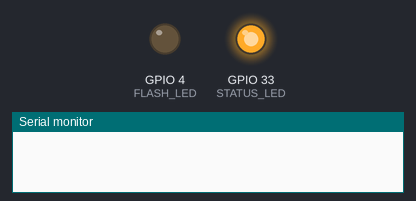
The sketch below on a simulated ESP32. On the bench: output pins drawn as LEDs (lit = HIGH), the last lines printed to the serial monitor. WiFi joins after 1.5 s; servers stay silent unless stated; the camera gives no picture.

Above: at 0.6 s.
At 2.5 s:
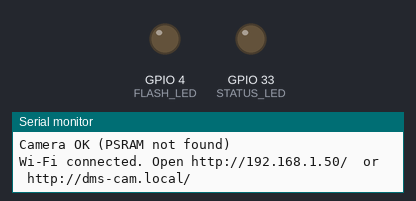
Timing chart, 0 to 4.0 s (numbered marks = the images above):
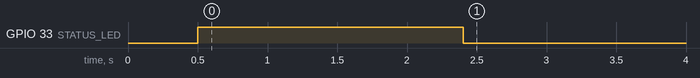

The sketch:

07_esp32cam_prototype.ino
```cpp
/*
  ONCE THE OUTPUT TERMINAL IS DONE LOADING EVERYTHING (SHOW RST....) PRESS THE THE RST BUTTON SO THAT THE CAM WILL BEGIN TO FIND AND CONNECT TO THE NETWORK YOU HAVE
  CODED IN (UNDER WiFi)
  07 - ESP32-CAM for the prototype (AI-Thinker ESP32-CAM with OV2640)

  Runs on the ESP32-CAM board. Arduino IDE: Tools > Board >
  "AI Thinker ESP32-CAM".

  What it does
    - JOIN_DMS_NET = true (default): joins the sensor board's own Wi-Fi
      "DMS-NET" (06_devkit_wifi.ino with MAKE_OWN_WIFI = true) and always
      uses the address 192.168.4.200. No hotspot or internet needed.
      It keeps trying until the sensor board is on, so the power-on order
      does not matter.
    - JOIN_DMS_NET = false: joins your phone hotspot (WIFI_SSID / WIFI_PASS),
      address printed in the Serial Monitor.
    - Starts with the camera settings that looked good in the
      CameraWebServer menu, so nothing needs adjusting after a restart.
    - Small red LED on the back of the board: ON = joined the Wi-Fi.

  Open from a phone on the same Wi-Fi (DMS-NET: use 192.168.4.200)
    http://192.168.4.200/           page with the live video
    http://192.168.4.200:81/stream  the video by itself (for the app / run_monitor.py)
    http://192.168.4.200/jpg        one still frame
    Only ONE viewer can watch the stream at a time.
    If ".local" does not load, use the address printed in the Serial (The IP Address in the serial monitor)
    Monitor (115200 baud) when the board starts.
*/

#include "esp_camera.h"
#include "esp_http_server.h"
#include <WiFi.h>
#include <ESPmDNS.h>

// ---------- Wi-Fi ----------
const bool JOIN_DMS_NET = true;          // true: the sensor board's "DMS-NET"; false: the hotspot below
const char *DMS_NET_NAME = "DMS-NET";    // same as in 06_devkit_wifi.ino
const char *DMS_NET_PASS = "drivesafe1";
const IPAddress CAM_IP(192, 168, 4, 200);      // fixed camera address on DMS-NET
const IPAddress DMS_GATEWAY(192, 168, 4, 1);   // the sensor board
const IPAddress DMS_SUBNET(255, 255, 255, 0);

const char *WIFI_SSID = "NAME";          // only for JOIN_DMS_NET = false: your hotspot
const char *WIFI_PASS = "PASSWORD";
const char *HOSTNAME  = "dms-cam";      // -> http://dms-cam.local/

// ---------- camera settings (from the CameraWebServer menu) ----------
// If horizontal lines appear, especially in dim light, try 10 here.
const int XCLK_MHZ = 20;
const framesize_t FRAME_SIZE = FRAMESIZE_HVGA;   // 480x320 (RESOLUTION)
const int JPEG_QUALITY = 10;                     // 4 = best, 63 = worst

// AI-Thinker ESP32-CAM pin map
#define PWDN_GPIO_NUM  32
#define RESET_GPIO_NUM -1
#define XCLK_GPIO_NUM   0
#define SIOD_GPIO_NUM  26
#define SIOC_GPIO_NUM  27
#define Y9_GPIO_NUM    35
#define Y8_GPIO_NUM    34
#define Y7_GPIO_NUM    39
#define Y6_GPIO_NUM    36
#define Y5_GPIO_NUM    21
#define Y4_GPIO_NUM    19
#define Y3_GPIO_NUM    18
#define Y2_GPIO_NUM     5
#define VSYNC_GPIO_NUM 25
#define HREF_GPIO_NUM  23
#define PCLK_GPIO_NUM  22

const int STATUS_LED = 33;   // small red LED on the back, ON when LOW
const int FLASH_LED  = 4;    // big white LED on the front, kept OFF

httpd_handle_t pageServer = NULL;
httpd_handle_t streamServer = NULL;
bool wifiWasUp = false;
unsigned long lastRetry = 0;

static const char INDEX_HTML[] =
  "<!doctype html><html><head><meta charset=\"utf-8\">"
  "<meta name=\"viewport\" content=\"width=device-width,initial-scale=1\">"
  "<title>DMS camera</title>"
  "<style>body{margin:0;background:#111;color:#eee;font-family:sans-serif;text-align:center}"
  "img{width:100%;max-width:640px;display:block;margin:0 auto}p{margin:12px}</style>"
  "</head><body><p>DMS camera</p><img id=\"v\" alt=\"video\">"
  "<script>document.getElementById('v').src="
  "'http://'+location.hostname+':81/stream';</script>"
  "</body></html>";

bool startCamera() {
  camera_config_t config = {};
  config.ledc_channel = LEDC_CHANNEL_0;
  config.ledc_timer   = LEDC_TIMER_0;
  config.pin_d0 = Y2_GPIO_NUM;
  config.pin_d1 = Y3_GPIO_NUM;
  config.pin_d2 = Y4_GPIO_NUM;
  config.pin_d3 = Y5_GPIO_NUM;
  config.pin_d4 = Y6_GPIO_NUM;
  config.pin_d5 = Y7_GPIO_NUM;
  config.pin_d6 = Y8_GPIO_NUM;
  config.pin_d7 = Y9_GPIO_NUM;
  config.pin_xclk  = XCLK_GPIO_NUM;
  config.pin_pclk  = PCLK_GPIO_NUM;
  config.pin_vsync = VSYNC_GPIO_NUM;
  config.pin_href  = HREF_GPIO_NUM;
  config.pin_sccb_sda = SIOD_GPIO_NUM;
  config.pin_sccb_scl = SIOC_GPIO_NUM;
  config.pin_pwdn  = PWDN_GPIO_NUM;
  config.pin_reset = RESET_GPIO_NUM;
  config.xclk_freq_hz = XCLK_MHZ * 1000000;
  config.pixel_format = PIXFORMAT_JPEG;
  config.frame_size   = FRAME_SIZE;
  config.jpeg_quality = JPEG_QUALITY;
  config.grab_mode    = CAMERA_GRAB_LATEST;

  if (psramFound()) {
    config.fb_count    = 2;
    config.fb_location = CAMERA_FB_IN_PSRAM;
  } else {
    config.fb_count    = 1;
    config.fb_location = CAMERA_FB_IN_DRAM;
  }

  esp_err_t err = esp_camera_init(&config);
  if (err != ESP_OK) {
    Serial.printf("Camera init failed: 0x%x\n", err);
    Serial.println("Check: ribbon cable fully seated and latched? Right board selected?");
    return false;
  }

  // Same values as the menu screenshots
  sensor_t *s = esp_camera_sensor_get();
  s->set_framesize(s, FRAME_SIZE);
  s->set_quality(s, JPEG_QUALITY);
  s->set_brightness(s, 0);
  s->set_contrast(s, 0);
  s->set_saturation(s, 0);
  s->set_special_effect(s, 0);       // no effect
  s->set_whitebal(s, 1);             // AWB on
  s->set_awb_gain(s, 1);             // AWB gain on
  s->set_wb_mode(s, 0);              // WB mode auto
  s->set_exposure_ctrl(s, 1);        // AEC sensor on
  s->set_aec2(s, 0);                 // AEC DSP off
  s->set_ae_level(s, 0);
  s->set_gain_ctrl(s, 1);            // AGC on
  s->set_gainceiling(s, GAINCEILING_2X);
  s->set_bpc(s, 0);
  s->set_wpc(s, 1);
  s->set_raw_gma(s, 1);
  s->set_lenc(s, 0);                 // lens correction off
  s->set_hmirror(s, 0);
  s->set_vflip(s, 0);
  s->set_dcw(s, 1);
  s->set_colorbar(s, 0);
  return true;
}

static esp_err_t indexHandler(httpd_req_t *req) {
  httpd_resp_set_type(req, "text/html");
  return httpd_resp_send(req, INDEX_HTML, HTTPD_RESP_USE_STRLEN);
}

static esp_err_t jpgHandler(httpd_req_t *req) {
  camera_fb_t *fb = esp_camera_fb_get();
  if (!fb) {
    httpd_resp_send_500(req);
    return ESP_FAIL;
  }
  httpd_resp_set_type(req, "image/jpeg");
  httpd_resp_set_hdr(req, "Access-Control-Allow-Origin", "*");
  httpd_resp_set_hdr(req, "Cache-Control", "no-store");
  esp_err_t res = httpd_resp_send(req, (const char *)fb->buf, fb->len);
  esp_camera_fb_return(fb);
  return res;
}

static esp_err_t streamHandler(httpd_req_t *req) {
  static const char BOUNDARY[] = "\r\n--frame\r\n";
  char header[64];

  esp_err_t res = httpd_resp_set_type(req, "multipart/x-mixed-replace;boundary=frame");
  if (res != ESP_OK) return res;
  httpd_resp_set_hdr(req, "Access-Control-Allow-Origin", "*");
  httpd_resp_set_hdr(req, "Cache-Control", "no-store");

  Serial.println("Viewer connected");
  unsigned long frames = 0;
  unsigned long t0 = millis();

  while (true) {
    camera_fb_t *fb = esp_camera_fb_get();
    if (!fb) {
      res = ESP_FAIL;
      break;
    }
    int hlen = snprintf(header, sizeof(header),
                        "Content-Type: image/jpeg\r\nContent-Length: %u\r\n\r\n",
                        (unsigned)fb->len);
    res = httpd_resp_send_chunk(req, BOUNDARY, strlen(BOUNDARY));
    if (res == ESP_OK) res = httpd_resp_send_chunk(req, header, hlen);
    if (res == ESP_OK) res = httpd_resp_send_chunk(req, (const char *)fb->buf, fb->len);
    esp_camera_fb_return(fb);
    if (res != ESP_OK) break;

    frames++;
    if (millis() - t0 >= 5000) {
      Serial.printf("Streaming at %.1f fps\n", frames * 1000.0f / (millis() - t0));
      frames = 0;
      t0 = millis();
    }
  }
  Serial.println("Viewer disconnected");
  return res;
}

void startServers() {
  httpd_config_t config = HTTPD_DEFAULT_CONFIG();
  config.lru_purge_enable = true;
  config.send_wait_timeout = 5;

  httpd_uri_t indexUri  = { .uri = "/",       .method = HTTP_GET, .handler = indexHandler,  .user_ctx = NULL };
  httpd_uri_t jpgUri    = { .uri = "/jpg",    .method = HTTP_GET, .handler = jpgHandler,    .user_ctx = NULL };
  httpd_uri_t streamUri = { .uri = "/stream", .method = HTTP_GET, .handler = streamHandler, .user_ctx = NULL };

  config.server_port = 80;
  if (httpd_start(&pageServer, &config) == ESP_OK) {
    httpd_register_uri_handler(pageServer, &indexUri);
    httpd_register_uri_handler(pageServer, &jpgUri);
  } else {
    Serial.println("Could not start the page server");
  }

  config.server_port = 81;
  config.ctrl_port += 1;
  if (httpd_start(&streamServer, &config) == ESP_OK) {
    httpd_register_uri_handler(streamServer, &streamUri);
  } else {
    Serial.println("Could not start the stream server");
  }
}

void onWifiUp() {
  digitalWrite(STATUS_LED, LOW);   // LED on
  Serial.print("Wi-Fi connected. Open http://");
  Serial.print(WiFi.localIP());
  Serial.print("/  or  http://");
  Serial.print(HOSTNAME);
  Serial.println(".local/");
  MDNS.end();
  if (MDNS.begin(HOSTNAME)) MDNS.addService("http", "tcp", 80);
}

void setup() {
  Serial.begin(115200);
  delay(500);
  Serial.println();

  pinMode(STATUS_LED, OUTPUT);
  digitalWrite(STATUS_LED, HIGH);  // LED off until Wi-Fi joins
  pinMode(FLASH_LED, OUTPUT);
  digitalWrite(FLASH_LED, LOW);

  if (!startCamera()) {
    while (true) delay(1000);
  }
  Serial.printf("Camera OK (PSRAM %s)\n", psramFound() ? "found" : "not found");

  WiFi.mode(WIFI_STA);
  WiFi.setHostname(HOSTNAME);
  WiFi.setAutoReconnect(true);
  WiFi.setSleep(false);
  if (JOIN_DMS_NET) {
    WiFi.config(CAM_IP, DMS_GATEWAY, DMS_SUBNET);   // fixed address, set before joining
    WiFi.begin(DMS_NET_NAME, DMS_NET_PASS);
  } else {
    WiFi.begin(WIFI_SSID, WIFI_PASS);
  }

  unsigned long t0 = millis();
  while (WiFi.status() != WL_CONNECTED && millis() - t0 < 20000) {
    delay(200);
  }

  startServers();

  if (WiFi.status() == WL_CONNECTED) {
    wifiWasUp = true;
    onWifiUp();
  } else {
    Serial.println("Wi-Fi not found yet, still trying...");
  }
}

void loop() {
  bool up = (WiFi.status() == WL_CONNECTED);
  if (up && !wifiWasUp) onWifiUp();
  if (!up && wifiWasUp) digitalWrite(STATUS_LED, HIGH);
  if (!up && millis() - lastRetry >= 15000) {   // network not there yet (e.g. sensor board still off): try again
    lastRetry = millis();
    WiFi.reconnect();
  }
  wifiWasUp = up;
  delay(1000);
}
```
